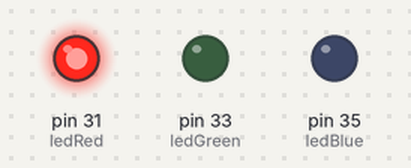
The sketch below on a simulated Arduino Mega 2560, built with avr-gcc and run on an emulated ATmega2560. Parts: output pins drawn as LEDs (lit = HIGH).

Above: at 0.5 s.
At 1.5 s:
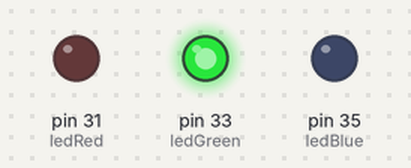
At 2.5 s:
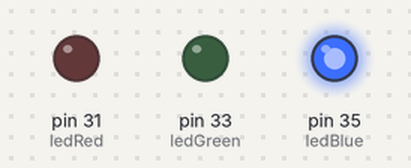
At 3.5 s:
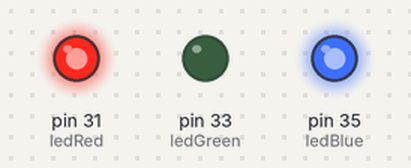
At 4.5 s:
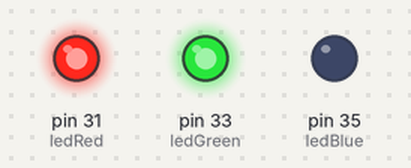
At 5.5 s:
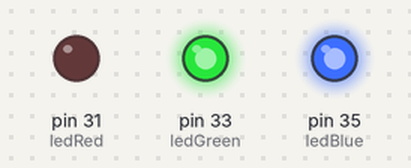
Timing chart, 0 to 7.8 s (numbered marks = the images above):
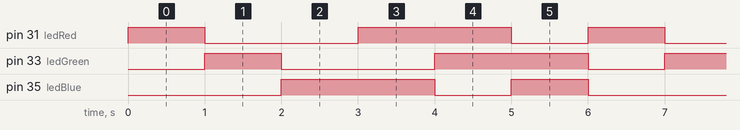

The sketch:

LEDTest.ino
```cpp
int ledRed = 31;
int ledGreen = 33;
int ledBlue = 35;

void setup() {
  // put your setup code here, to run once:
  pinMode(ledRed,OUTPUT);
  pinMode(ledGreen,OUTPUT);
  pinMode(ledBlue,OUTPUT);

  Serial.begin(57600);
  Serial.setTimeout(500);

}

void loop() {
  // put your main code here, to run repeatedly:
  redLight();
  delay(1000);
  greenLight();
  delay(1000);
  blueLight();
  delay(1000);
  purpleLight();
  delay(1000);
  yellowLight();
  delay(1000);
  cyanLight();
  delay(1000);

}

void redLight() {
  digitalWrite(ledRed,HIGH);
  digitalWrite(ledGreen,LOW);
  digitalWrite(ledBlue,LOW);
}

void greenLight() {
  digitalWrite(ledRed,LOW);
  digitalWrite(ledGreen,HIGH);
  digitalWrite(ledBlue,LOW);
}

void blueLight() {
  digitalWrite(ledRed,LOW);
  digitalWrite(ledGreen,LOW);
  digitalWrite(ledBlue,HIGH);
}

void purpleLight() {
  digitalWrite(ledRed,HIGH);
  digitalWrite(ledGreen,LOW);
  digitalWrite(ledBlue,HIGH);
}
void yellowLight() {
  digitalWrite(ledRed,HIGH);
  digitalWrite(ledGreen,HIGH);
  digitalWrite(ledBlue,LOW);
}
void cyanLight() {
  digitalWrite(ledRed,LOW);
  digitalWrite(ledGreen,HIGH);
  digitalWrite(ledBlue,HIGH);
}
```

Measured:
- by itself, pin 31 (ledRed), pin 33 (ledGreen): repeats every 6.0 s: LOW 2.0 s, HIGH 2.0 s, LOW 1.0 s, HIGH 1.0 s
- by itself, pin 35 (ledBlue): repeats every 6.0 s: LOW 1.0 s, HIGH 1.0 s, LOW 2.0 s, HIGH 2.0 s
- by itself, everything shown: repeats every 6.0 s, in 6 steps
